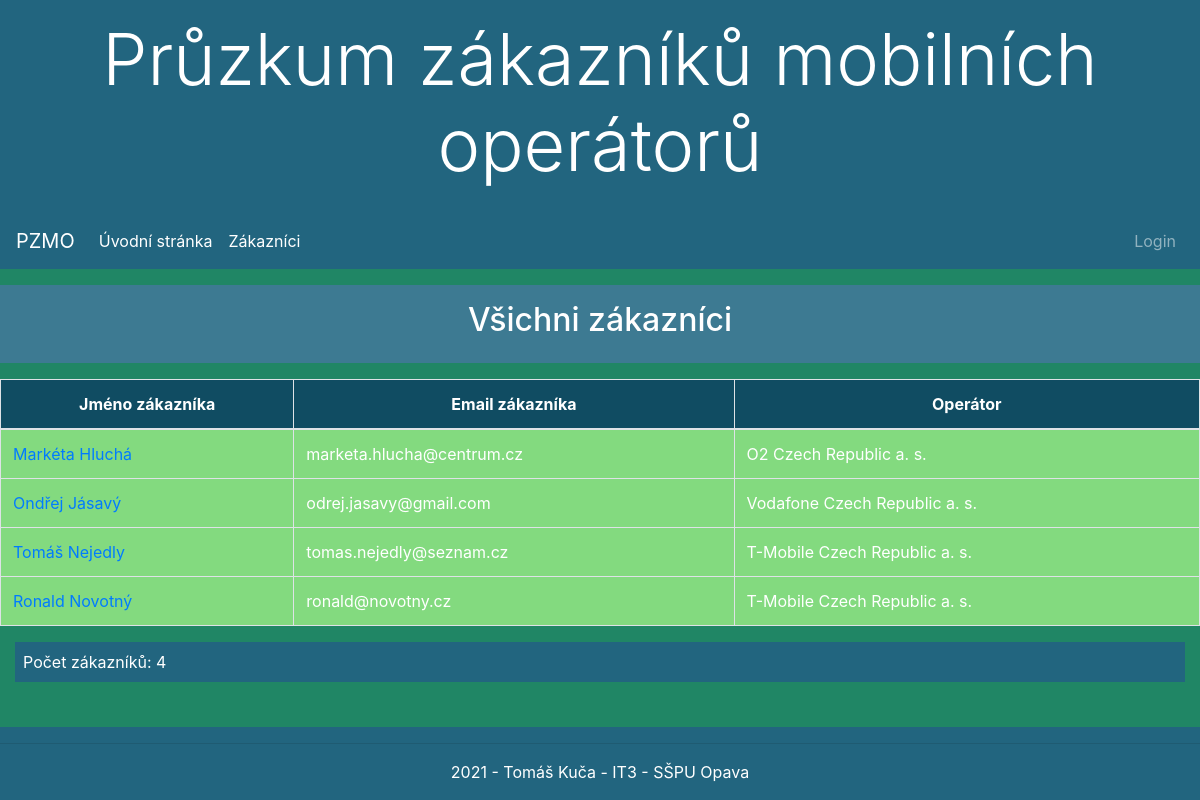
Before: /zakaznici/zakaznici/ with the older database file.
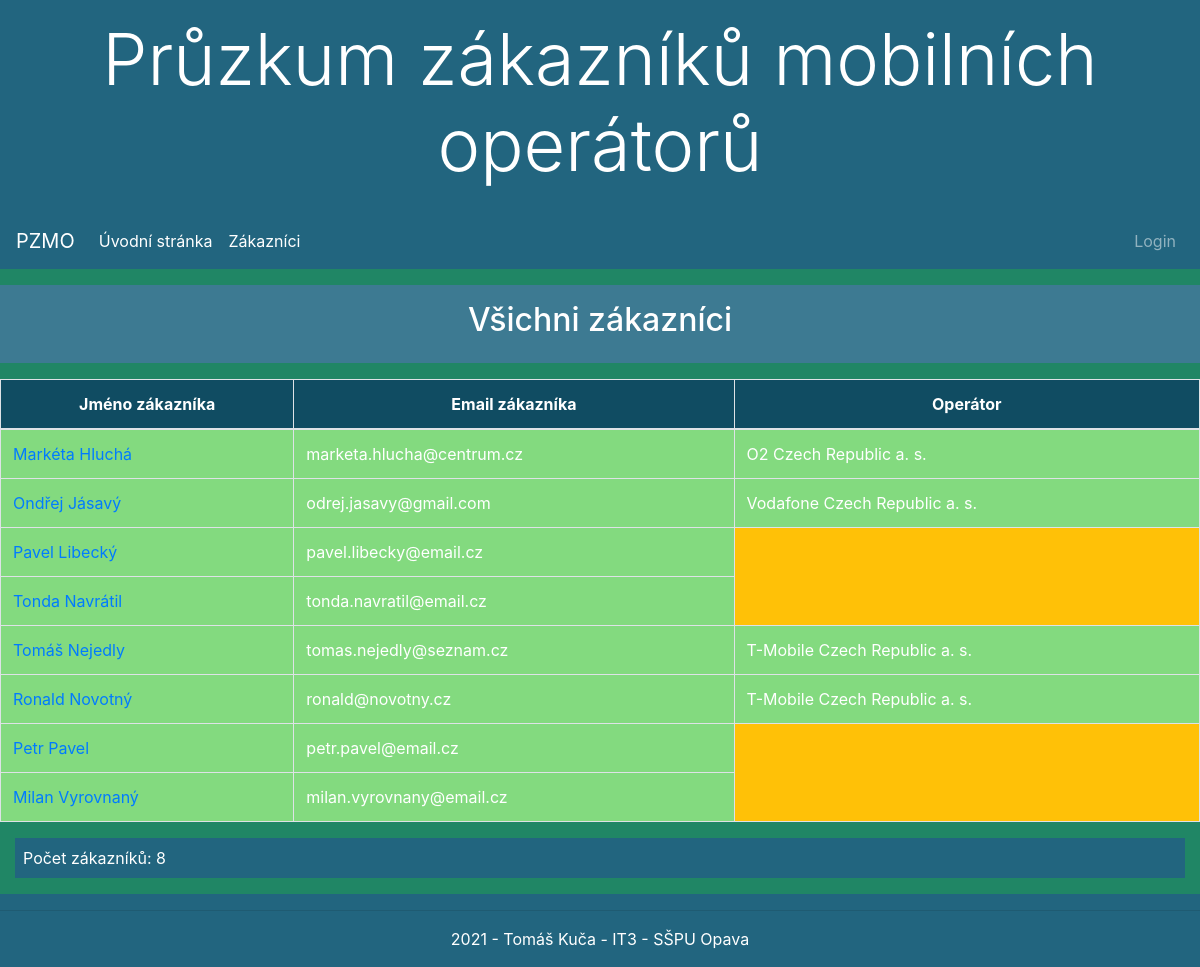
After: the same page with the newer database file.
### zakaznici/models.py (models this page shows, shortened)
class Zakaznik(models.Model):
    jmeno = models.CharField(max_length=30, verbose_name='Křestní jméno')
    prijmeni = models.CharField(max_length=30, verbose_name='Příjmení')
    psc = models.PositiveIntegerField(validators=[MinValueValidator(10000), MaxValueValidator(99999)],
                                      verbose_name='Poštovní směrovací číslo')
    ulice = models.CharField(max_length=20, verbose_name='Ulice', blank=True)
    mesto = models.CharField(max_length=30, verbose_name='Město')
    cp = models.CharField(max_length=4, verbose_name='Číslo popisné')
    email = models.EmailField(max_length=50, unique=True, blank=True,null=True, verbose_name='Email zákazníka')
    druhotne_sluzby = models.ManyToManyField(DruhotneSluzby, blank=True, null=True,
                                             help_text='Select a secondary service of mobile operator which you use')
    class Meta:
        ordering = ['prijmeni']

class Smlouva(models.Model):
    datum_uzavreni = models.DateField(blank=True, null=True, verbose_name='Datum uzavření')
    zakaznik = models.ForeignKey(Zakaznik, on_delete=models.CASCADE)
    tarif = models.ForeignKey(Tarif, on_delete=models.CASCADE)
    operator = models.ForeignKey(MobilniOperator, on_delete=models.CASCADE)
    class Meta:
        ordering = ['datum_uzavreni']

class MobilniOperator(models.Model):
    nazev = models.CharField(max_length=100, verbose_name='Jméno mobilního operátora')
    psc = models.PositiveIntegerField(validators=[MinValueValidator(10000), MaxValueValidator(99999)],
                                      verbose_name='Poštovní směrovací číslo')
    ulice = models.CharField(max_length=20, verbose_name='Ulice')
    mesto = models.CharField(max_length=30, verbose_name='Město')
    cp = models.CharField(max_length=4, verbose_name='Číslo popisné')
    kontakt = models.PositiveIntegerField(validators=[MinValueValidator(100000000), MaxValueValidator(999999999)],
                                        default=111111111, verbose_name='Telefonni číslo')
    class Meta:
        ordering = ['nazev']

### zakaznici/views.py (the view)
# urls.py: path('zakaznici/', views.ZakaznikListView.as_view(), name='prehled_zakazniku'),
class ZakaznikListView(ListView):
    model = Zakaznik
    context_object_name = 'prehled_zakazniku'
    extra_context = {'contracts': Smlouva.objects.all(),
                     'num_customers': Zakaznik.objects.all().count()}
    template_name = 'zakaznik/prehled.html'

### zakaznici/templates/zakaznik/prehled.html (shortened to what this page needs)
{% extends "base.html" %}
{% block content %}
<div class="row mt-3 mb-3 p-3 nadpis">
    <div class="col-sm-12">
        <h2 class="text-center ">Všichni zákazníci</h2>
    </div>
</div>
<div class="row" >
    <table class="table table-bordered bg-warning">
        <thead class="text-center">
            <tr style="color:blue;">
                <th>Jméno zákazníka</th>
                <th>Email zákazníka</th>
                <th>Operátor</th>
            </tr>
        </thead>
        <tbody>
                {% for customer in prehled_zakazniku %}
                    <tr>
                        <td><a href="{% url 'podrobnosti_zakaznika' customer.pk %}">{{ customer.jmeno }} {{ customer.prijmeni}}</a></td>
                        <td>{{ customer.email}}</td>
                        {% for contract in contracts %}
                            {% if customer.jmeno == contract.zakaznik.jmeno and customer.prijmeni == customer.prijmeni %}
                               <td>{{ contract.operator.nazev }}</td>
                            {% endif %}
                        {% endfor %}
                    </tr>
                {% endfor %}
        </tbody>
    </table>
</div>
<p>Počet zákazníků: {{ num_customers }}</p>
{% endblock %}

### zakaznici/templates/base.html (shortened to what this page needs)
<!DOCTYPE html>
<html lang="cs">
<head>
    <link rel="stylesheet" href="https://maxcdn.bootstrapcdn.com/bootstrap/4.4.1/css/bootstrap.min.css">
    {% load static %}
    <link rel="stylesheet" href="{% static 'css/style.css' %}">
</head>
<body>
    <div class="content">
        {% block header %}{% include "page/header.html" %}{% endblock %}
        {% block navbar %}{% include "page/navbar.html"  %}{% endblock %}
        <div class="container-fluid">
            {% block content %} {% endblock %}
        </div>
    </div>
      {% block footer %} {% include "page/footer.html" %} {% endblock %}
</body>
</html>

### zakaznici/templates/page/header.html
<header class="jumbotron-fluid text-center">
  <h1 class="display-3"> Průzkum zákazníků mobilních operátorů</h1>
</header>

### zakaznici/templates/page/navbar.html (shortened to what this page needs)
<nav id="nav" class="navbar navbar-expand-md text-white navbar-dark">
    <a class="navbar-brand" href="#">PZMO</a>
      <div class="collapse navbar-collapse" id="collapsibleNavbar">
        <ul class="navbar-nav mr-auto">
          <li class="nav-item">
            <a class="nav-link active" href="{% url 'index' %}">Úvodní stránka</a>
          </li>
            <li class="nav-item">
            <a class="nav-link active" href="{% url 'prehled_zakazniku' %}">Zákazníci</a>
          </li>
        </ul>
          <ul class="navbar-nav ">
           {% if user.is_authenticated %}
             <li class="nav-item"><a href="{% url 'index' %}" class="nav-link">User: {{ user.get_username }}</a></li>
             <li class="nav-item"><a href="{% url 'logout'%}" class="nav-link">Logout</a></li>
           {% else %}
             <li class="nav-item"><a href="{% url 'login'%}?next={{request.path}}" class="nav-link">Login</a></li>
           {% endif %}
        </ul>
      </div>
</nav>

### zakaznici/templates/page/footer.html
<footer>
  <hr>
  <p> 2021 - Tomáš Kuča - IT3 - SŠPU Opava</p>
</footer>

### zakaznici/static/css/style.css (style rules this page uses)
table th { color: white; background-color: #104c62; }
table td { color: white; background-color: #83DA7F; }
body { background-color:#208665; }
.nadpis , .nadpis h2 { background-color:#3D7A92; }
body { display: flex; flex-direction: column; min-height: 100vh; }
.content { flex: 1 0 auto; color:white; }
footer { width: 100%; text-align:center; background-color: #22657F; color:white; }
.container-fluid p { background-color: #22657F; padding: 0.5em; }
header { color: white; padding: 1em; background-color: #22657F; }
.navbar { background-color: #22657F; }
h2 { background-color:#104C62; }

Changed rows visible on the page:
added Zakaznik: jmeno "Pavel", prijmeni "Libecký", email "pavel.libecky@email.cz"
added Zakaznik: jmeno "Tonda", prijmeni "Navrátil", email "tonda.navratil@email.cz"
added Zakaznik: jmeno "Petr", prijmeni "Pavel", email "petr.pavel@email.cz"
added Zakaznik: jmeno "Milan", prijmeni "Vyrovnaný", email "milan.vyrovnany@email.cz"
Other visible differences:
{{ num_customers }}: "4" → "8"
